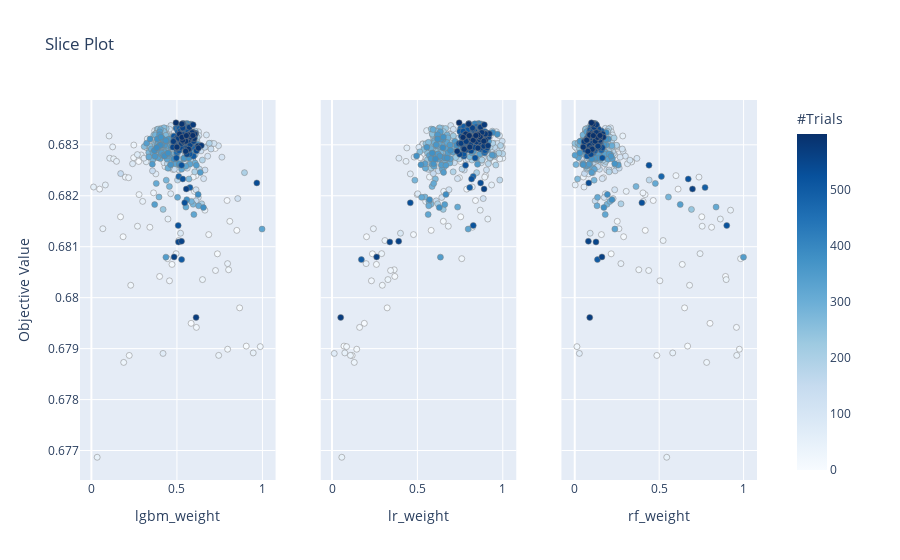

Notebook code for this chart:
### Code cell
# Visualize individual hyperparameters as slice plot.
optuna.visualization.plot_slice(study)

### Figure 1 — Plotly figure (JSON) as saved in the notebook; plotly's stock layout.template omitted (floating-point values rounded to 4 significant figures; data arrays with more than 128 entries replaced by an {"elided": "..."} marker saying what was removed)
{"data": [{"marker": {"color": {"elided": "600 int values"}, "colorbar": {"title": {"text": "#Trials"}, "x": 1, "xpad": 40, "y": 0.5}, "colorscale": [[0, "rgb(247,251,255)"], [0.125, "rgb(222,235,247)"], [0.25, "rgb(198,219,239)"], [0.375, "rgb(158,202,225)"], [0.5, "rgb(107,174,214)"], [0.625, "rgb(66,146,198)"], [0.75, "rgb(33,113,181)"], [0.875, "rgb(8,81,156)"], [1, "rgb(8,48,107)"]], "line": {"color": "Grey", "width": 0.5}, "showscale": true}, "mode": "markers", "showlegend": false, "type": "scatter", "x": {"elided": "600 float values"}, "xaxis": "x", "y": {"elided": "600 float values"}, "yaxis": "y"}, {"marker": {"color": {"elided": "600 int values"}, "colorbar": {"title": {"text": "#Trials"}, "x": 1, "xpad": 40}, "colorscale": [[0, "rgb(247,251,255)"], [0.125, "rgb(222,235,247)"], [0.25, "rgb(198,219,239)"], [0.375, "rgb(158,202,225)"], [0.5, "rgb(107,174,214)"], [0.625, "rgb(66,146,198)"], [0.75, "rgb(33,113,181)"], [0.875, "rgb(8,81,156)"], [1, "rgb(8,48,107)"]], "line": {"color": "Grey", "width": 0.5}, "showscale": false}, "mode": "markers", "showlegend": false, "type": "scatter", "x": {"elided": "600 float values"}, "xaxis": "x2", "y": {"elided": "600 float values"}, "yaxis": "y2"}, {"marker": {"color": {"elided": "600 int values"}, "colorbar": {"title": {"text": "#Trials"}, "x": 1, "xpad": 40}, "colorscale": [[0, "rgb(247,251,255)"], [0.125, "rgb(222,235,247)"], [0.25, "rgb(198,219,239)"], [0.375, "rgb(158,202,225)"], [0.5, "rgb(107,174,214)"], [0.625, "rgb(66,146,198)"], [0.75, "rgb(33,113,181)"], [0.875, "rgb(8,81,156)"], [1, "rgb(8,48,107)"]], "line": {"color": "Grey", "width": 0.5}, "showscale": false}, "mode": "markers", "showlegend": false, "type": "scatter", "x": {"elided": "600 float values"}, "xaxis": "x3", "y": {"elided": "600 float values"}, "yaxis": "y3"}], "layout": {"title": {"text": "Slice Plot"}, "xaxis": {"anchor": "y", "autorange": true, "domain": [0, 0.2889], "range": [-0.0785, 1.089], "title": {"text": "lgbm_weight"}, "type": "linear"}, "xaxis2": {"anchor": "y2", "autorange": true, "domain": [0.3556, 0.6444], "range": [-0.07801, 1.091], "title": {"text": "lr_weight"}, "type": "linear"}, "xaxis3": {"anchor": "y3", "autorange": true, "domain": [0.7111, 1], "range": [-0.09088, 1.091], "title": {"text": "rf_weight"}, "type": "linear"}, "yaxis": {"anchor": "x", "autorange": true, "domain": [0, 1], "range": [0.6763, 0.684], "title": {"text": "Objective Value"}, "type": "linear"}, "yaxis2": {"anchor": "x2", "autorange": true, "domain": [0, 1], "matches": "y", "range": [0.6763, 0.684], "showticklabels": false, "type": "linear"}, "yaxis3": {"anchor": "x3", "autorange": true, "domain": [0, 1], "matches": "y", "range": [0.6763, 0.684], "showticklabels": false, "type": "linear"}}}
